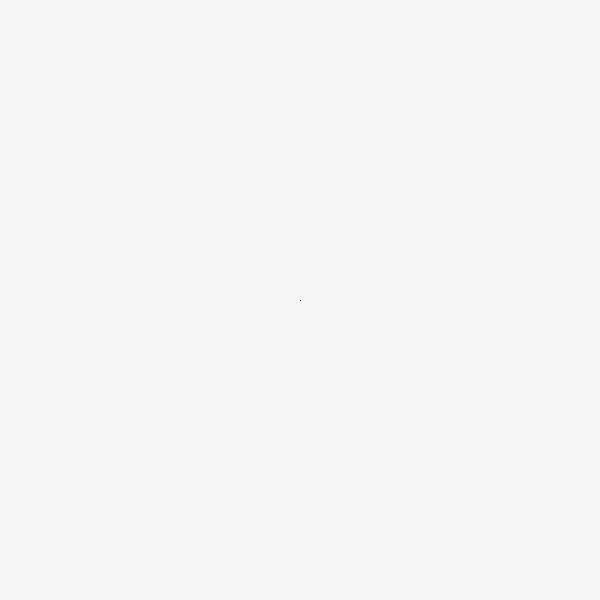
Frame 1 (no input)
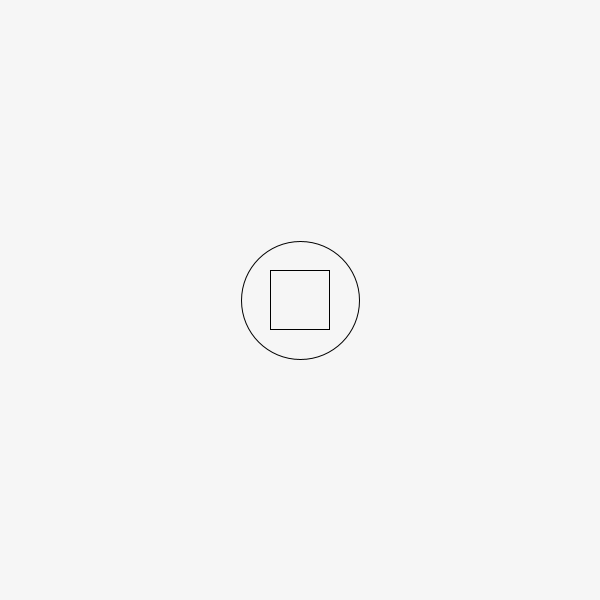
Frame 60 (the mouse pressed at the canvas centre just before this capture)
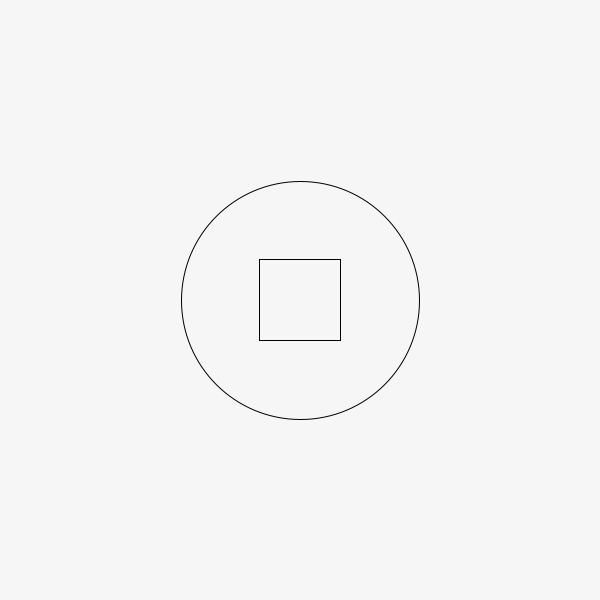
Frame 120 (the mouse held since frame 60 and released just before this capture)

The Processing sketch that drew these frames (run headless with seeded random() and noise(); from frame 60 on, the mouse is pressed at the canvas centre):

// Processing sketch: processing_75081
// ── processing_75081.pde

float rx, ry;
float ex,ey;
float Rwidth;
float Rheight;
float Ediameter;

 void setup(){
 size(600,600);
 //background(246);
 rx= 300;
 ry= 300;
 Rwidth= 0;
 Rheight= 0;
 ex= 300;
 ey= 300;
 Ediameter= 0;

 noFill();
 
 }
 
 void draw(){
   background(246);
   
   rectMode(CENTER); 
   ellipseMode(CENTER);
   rect(rx,ry,Rwidth,Rheight);
   
      Rwidth ++ ;
      Rheight ++ ;
   
   if(Rwidth >= 100){
      Rwidth = -Rwidth ;
     }

 if(Rheight >= 100){
    Rheight = -Rheight ;


 }
 
   ellipse(ex,ey,Ediameter,Ediameter);
 
   Ediameter +=2;
 
   if(Ediameter >= 400){
     Ediameter= - Ediameter;
   }
 
     
   
 }
